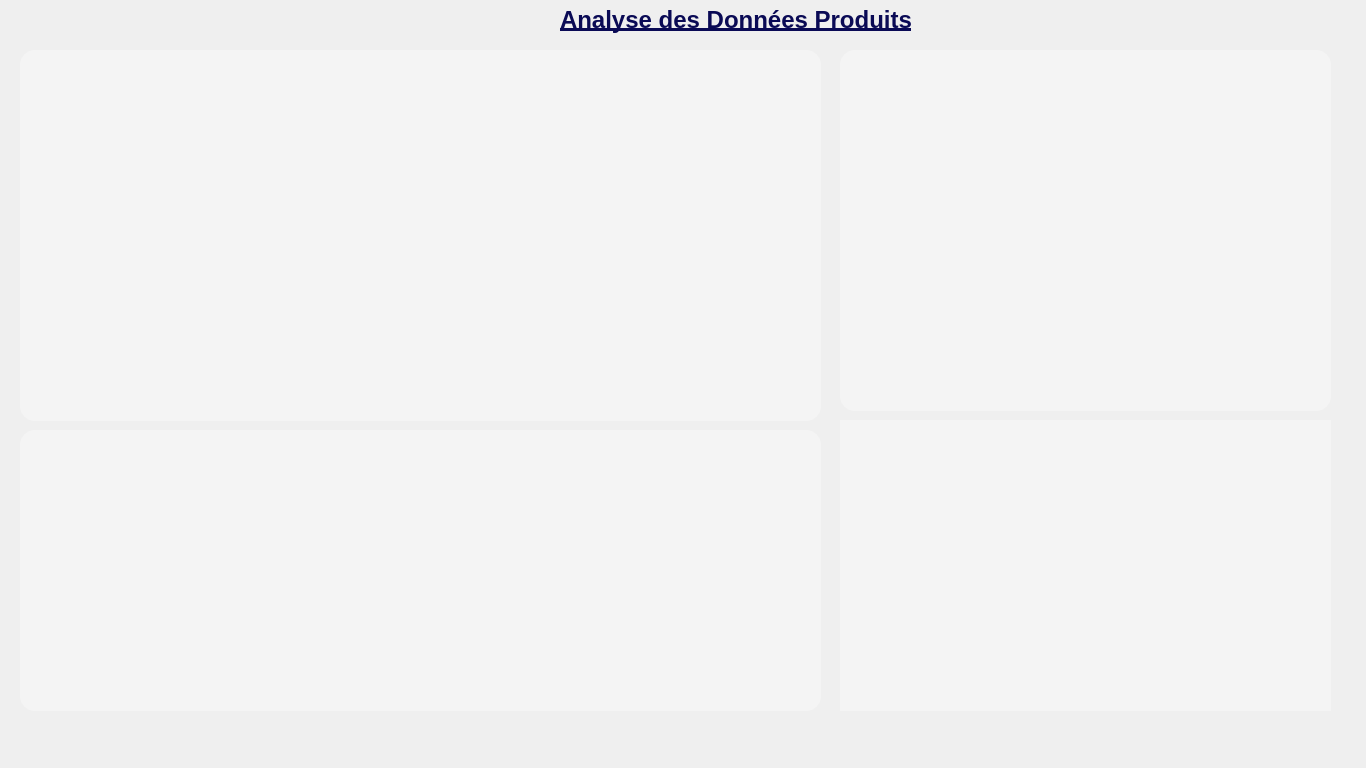
<?xml version="1.0" encoding="UTF-8"?>
<ui version="4.0">
 <class>Dialog</class>
 <widget class="QDialog" name="Dialog">
  <property name="geometry">
   <rect>
    <x>0</x>
    <y>0</y>
    <width>1366</width>
    <height>768</height>
   </rect>
  </property>
  <property name="windowTitle">
   <string>Dialog</string>
  </property>
  <widget class="QWidget" name="widgetTop3" native="true">
   <property name="geometry">
    <rect>
     <x>840</x>
     <y>50</y>
     <width>491</width>
     <height>361</height>
    </rect>
   </property>
   <property name="styleSheet">
    <string notr="true">QWidget {
    border-radius: 15px;  /* Coins arrondis */
    background-color: #f4f4f4;  /* Couleur de fond */
    transition: all 0.3s ease;  /* Animation douce pour les changements */
}

QWidget:hover {
    background-color: #e0e0e0;  /* Changement de fond lors du survol */
    cursor: pointer;  /* Changement du curseur */
}</string>
   </property>
  </widget>
  <widget class="QWidget" name="courbe" native="true">
   <property name="geometry">
    <rect>
     <x>20</x>
     <y>50</y>
     <width>801</width>
     <height>371</height>
    </rect>
   </property>
   <property name="styleSheet">
    <string notr="true">QWidget {
    border-radius: 15px;  /* Coins arrondis */
    background-color: #f4f4f4;  /* Couleur de fond */
    transition: all 0.3s ease;  /* Animation douce pour les changements */
}

QWidget:hover {
    background-color: #e0e0e0;  /* Changement de fond lors du survol */
    cursor: pointer;  /* Changement du curseur */
}</string>
   </property>
  </widget>
  <widget class="QWidget" name="widgetConteneur2" native="true">
   <property name="geometry">
    <rect>
     <x>840</x>
     <y>420</y>
     <width>491</width>
     <height>291</height>
    </rect>
   </property>
   <property name="styleSheet">
    <string notr="true">QWidget {
    border-radius: 15px;  /* Coins arrondis */
    background-color: #f4f4f4;  /* Couleur de fond */
    transition: all 0.3s ease;  /* Animation douce pour les changements */
}

QWidget:hover {
    background-color: #e0e0e0;  /* Changement de fond lors du survol */
    cursor: pointer;  /* Changement du curseur */
}</string>
   </property>
   <widget class="QLabel" name="label_6">
    <property name="geometry">
     <rect>
      <x>-730</x>
      <y>-380</y>
      <width>1291</width>
      <height>751</height>
     </rect>
    </property>
    <property name="text">
     <string/>
    </property>
    <property name="pixmap">
     <pixmap>:/images/Ressources/cff87cf7-fcc3-49f6-b133-8db62c629784.jfif</pixmap>
    </property>
    <property name="scaledContents">
     <bool>true</bool>
    </property>
   </widget>
  </widget>
  <widget class="QWidget" name="widgetConteneur" native="true">
   <property name="geometry">
    <rect>
     <x>20</x>
     <y>430</y>
     <width>801</width>
     <height>281</height>
    </rect>
   </property>
   <property name="styleSheet">
    <string notr="true">QWidget {
    border-radius: 15px;  /* Coins arrondis */
    background-color: #f4f4f4;  /* Couleur de fond */
    transition: all 0.3s ease;  /* Animation douce pour les changements */
}

QWidget:hover {
    background-color: #e0e0e0;  /* Changement de fond lors du survol */
    cursor: pointer;  /* Changement du curseur */
}

</string>
   </property>
  </widget>
  <widget class="QLabel" name="label">
   <property name="geometry">
    <rect>
     <x>-2</x>
     <y>0</y>
     <width>1371</width>
     <height>771</height>
    </rect>
   </property>
   <property name="text">
    <string/>
   </property>
   <property name="pixmap">
    <pixmap resource="img.qrc">:/image/WhatsApp Image 2025-05-01 at 11.42.27 (1).jpeg</pixmap>
   </property>
   <property name="scaledContents">
    <bool>true</bool>
   </property>
  </widget>
  <widget class="QLabel" name="label_2">
   <property name="geometry">
    <rect>
     <x>560</x>
     <y>0</y>
     <width>461</width>
     <height>41</height>
    </rect>
   </property>
   <property name="styleSheet">
    <string notr="true">font-family:  &quot;Georgia&quot;, &quot;Times New Roman&quot;, serif;</string>
   </property>
   <property name="text">
    <string>&lt;html&gt;&lt;head/&gt;&lt;body&gt;&lt;p&gt;&lt;span style=&quot; font-size:18pt; font-weight:700; text-decoration: underline; color:#0a0a55;&quot;&gt;Analyse des Données Produits&lt;/span&gt;&lt;/p&gt;&lt;/body&gt;&lt;/html&gt;</string>
   </property>
  </widget>
  <widget class="QLabel" name="label_3">
   <property name="geometry">
    <rect>
     <x>488</x>
     <y>10</y>
     <width>51</width>
     <height>31</height>
    </rect>
   </property>
   <property name="text">
    <string/>
   </property>
   <property name="pixmap">
    <pixmap resource="img.qrc">:/Downloads/WhatsApp_Image_2025-05-04_at_18.46.55-removebg-preview.png</pixmap>
   </property>
   <property name="scaledContents">
    <bool>true</bool>
   </property>
  </widget>
  <zorder>label</zorder>
  <zorder>widgetTop3</zorder>
  <zorder>courbe</zorder>
  <zorder>widgetConteneur2</zorder>
  <zorder>widgetConteneur</zorder>
  <zorder>label_2</zorder>
  <zorder>label_3</zorder>
 </widget>
 <resources>
  <include location="img.qrc"/>
 </resources>
 <connections/>
</ui>
